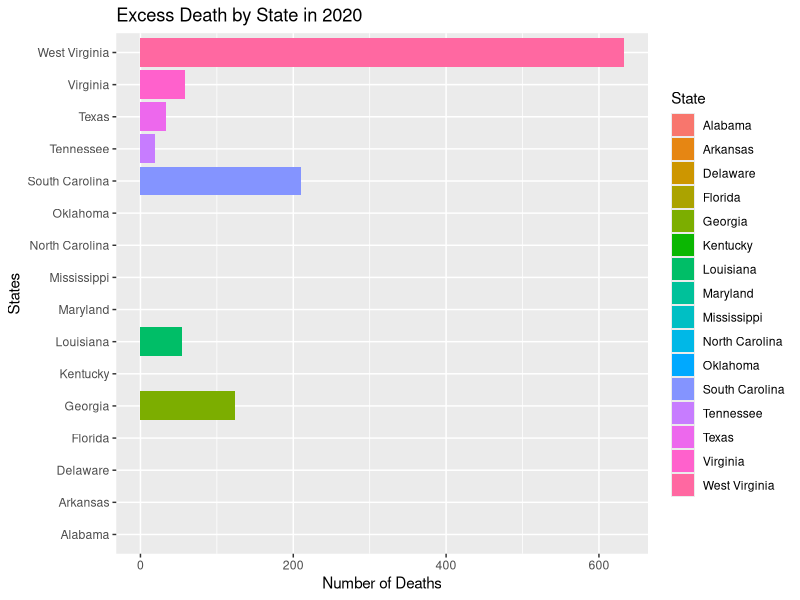

Reproduce this figure in R.

library(dplyr)
library(lubridate)
library(ggplot2)
#create data frame with regions for states
us_regions <- as.data.frame(list(state.name, state.region)) %>%
  rename(State = c..Alabama....Alaska....Arizona....Arkansas....California....Colorado...) %>%
  rename(region = structure.c.2L..4L..4L..2L..4L..4L..1L..2L..2L..2L..4L..4L..3L..)

#load deaths dataset
deaths <- read.csv("data/Excess_Deaths_Associated_with_COVID-19.csv", stringsAsFactors = FALSE)

# combine add regions to deaths dataset and filter unneeded columns
deaths <- deaths %>%
  left_join(us_regions) %>%
  select(Week.Ending.Date, State, region, Excess) %>%
   mutate(Saturday = mdy(Week.Ending.Date))

# function that outputs a bar graph for each state for the selected region
# depicting the number of deaths for the week selected
build_bar <- function(data, region_input, day) {
   #date <- mdy(day)
   #dates <- seq.Date(as.Date("2020-01-01"), as.Date("2020-05-31"), by = 1), seq(date, date + 6, by='day')
   #week_end_date <- floor_date(date, unit = "week", week_start = 6)

   date <- as.Date(parse_date_time(day, "ymd"))
   next.days <- seq.Date(as.Date("2020-01-01"), as.Date("2020-05-31"), by = 1)
   week_end_date = next.days[weekdays(next.days)=='Saturday']

  data <- data %>%
     # filter to only display states in the selected region
     filter(region == region_input) %>%
     dplyr::filter(Saturday == week_end_date) %>%
     group_by(State) %>%
     distinct(State, Excess) %>%
     summarise(
        excess = sum(Excess, na.rm = TRUE)
     )

  #plot the selected data
  p <- ggplot(data) +
    geom_col(mapping = aes(x = State, y = excess, fill = State)) +
    coord_flip()+
    ggtitle("Excess Death by State in 2020") +
    xlab("States") +
    ylab("Number of Deaths")
  return(p)
}
build_bar(deaths, "South", "2020-01-04")
